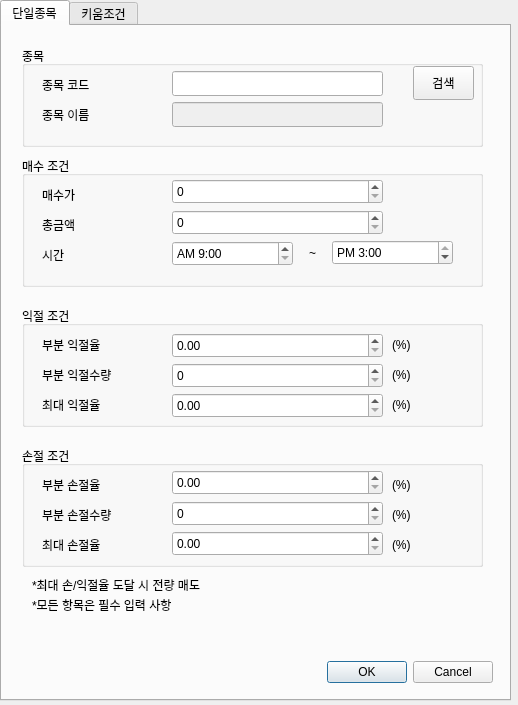
<?xml version="1.0" encoding="UTF-8"?>
<ui version="4.0">
 <class>Dialog</class>
 <widget class="QDialog" name="Dialog">
  <property name="geometry">
   <rect>
    <x>0</x>
    <y>0</y>
    <width>518</width>
    <height>705</height>
   </rect>
  </property>
  <property name="windowTitle">
   <string>조건 등록</string>
  </property>
  <widget class="QTabWidget" name="tabWidget">
   <property name="geometry">
    <rect>
     <x>0</x>
     <y>0</y>
     <width>511</width>
     <height>701</height>
    </rect>
   </property>
   <property name="tabPosition">
    <enum>QTabWidget::North</enum>
   </property>
   <property name="currentIndex">
    <number>0</number>
   </property>
   <widget class="QWidget" name="tab">
    <attribute name="title">
     <string>단일종목</string>
    </attribute>
    <widget class="QGroupBox" name="groupBox">
     <property name="geometry">
      <rect>
       <x>20</x>
       <y>20</y>
       <width>461</width>
       <height>101</height>
      </rect>
     </property>
     <property name="title">
      <string>종목</string>
     </property>
     <widget class="QLabel" name="label_2">
      <property name="geometry">
       <rect>
        <x>20</x>
        <y>60</y>
        <width>111</width>
        <height>18</height>
       </rect>
      </property>
      <property name="text">
       <string>종목 이름</string>
      </property>
     </widget>
     <widget class="QLabel" name="label">
      <property name="geometry">
       <rect>
        <x>20</x>
        <y>30</y>
        <width>111</width>
        <height>18</height>
       </rect>
      </property>
      <property name="text">
       <string>종목 코드</string>
      </property>
     </widget>
     <widget class="QPushButton" name="bt_searchCode">
      <property name="geometry">
       <rect>
        <x>391</x>
        <y>20</y>
        <width>61</width>
        <height>34</height>
       </rect>
      </property>
      <property name="text">
       <string>검색</string>
      </property>
     </widget>
     <widget class="QLineEdit" name="et_code">
      <property name="geometry">
       <rect>
        <x>150</x>
        <y>25</y>
        <width>211</width>
        <height>25</height>
       </rect>
      </property>
     </widget>
     <widget class="QLineEdit" name="tv_codeName">
      <property name="enabled">
       <bool>false</bool>
      </property>
      <property name="geometry">
       <rect>
        <x>150</x>
        <y>56</y>
        <width>211</width>
        <height>25</height>
       </rect>
      </property>
     </widget>
    </widget>
    <widget class="QGroupBox" name="groupBox_2">
     <property name="geometry">
      <rect>
       <x>20</x>
       <y>130</y>
       <width>461</width>
       <height>131</height>
      </rect>
     </property>
     <property name="title">
      <string>매수 조건</string>
     </property>
     <widget class="QLabel" name="label_3">
      <property name="geometry">
       <rect>
        <x>20</x>
        <y>60</y>
        <width>77</width>
        <height>18</height>
       </rect>
      </property>
      <property name="text">
       <string>총금액</string>
      </property>
     </widget>
     <widget class="QLabel" name="label_4">
      <property name="geometry">
       <rect>
        <x>20</x>
        <y>30</y>
        <width>77</width>
        <height>18</height>
       </rect>
      </property>
      <property name="text">
       <string>매수가</string>
      </property>
     </widget>
     <widget class="QLabel" name="label_6">
      <property name="geometry">
       <rect>
        <x>20</x>
        <y>90</y>
        <width>77</width>
        <height>18</height>
       </rect>
      </property>
      <property name="text">
       <string>시간</string>
      </property>
     </widget>
     <widget class="QDateTimeEdit" name="et_buyStartTime">
      <property name="geometry">
       <rect>
        <x>150</x>
        <y>85</y>
        <width>121</width>
        <height>25</height>
       </rect>
      </property>
      <property name="date">
       <date>
        <year>1999</year>
        <month>1</month>
        <day>1</day>
       </date>
      </property>
      <property name="time">
       <time>
        <hour>9</hour>
        <minute>0</minute>
        <second>0</second>
       </time>
      </property>
      <property name="displayFormat">
       <string>AP h:mm</string>
      </property>
     </widget>
     <widget class="QDateTimeEdit" name="et_buyEndTime">
      <property name="geometry">
       <rect>
        <x>310</x>
        <y>84</y>
        <width>121</width>
        <height>25</height>
       </rect>
      </property>
      <property name="date">
       <date>
        <year>1999</year>
        <month>1</month>
        <day>1</day>
       </date>
      </property>
      <property name="time">
       <time>
        <hour>15</hour>
        <minute>0</minute>
        <second>0</second>
       </time>
      </property>
      <property name="minimumDateTime">
       <datetime>
        <hour>0</hour>
        <minute>0</minute>
        <second>0</second>
        <year>1999</year>
        <month>1</month>
        <day>1</day>
       </datetime>
      </property>
      <property name="displayFormat">
       <string>AP h:mm</string>
      </property>
     </widget>
     <widget class="QLabel" name="label_7">
      <property name="geometry">
       <rect>
        <x>287</x>
        <y>88</y>
        <width>21</width>
        <height>18</height>
       </rect>
      </property>
      <property name="text">
       <string>~</string>
      </property>
     </widget>
     <widget class="QSpinBox" name="et_buyPrice">
      <property name="geometry">
       <rect>
        <x>150</x>
        <y>23</y>
        <width>211</width>
        <height>25</height>
       </rect>
      </property>
      <property name="maximum">
       <number>1000000000</number>
      </property>
     </widget>
     <widget class="QSpinBox" name="et_totalBuyAmout">
      <property name="geometry">
       <rect>
        <x>150</x>
        <y>54</y>
        <width>211</width>
        <height>25</height>
       </rect>
      </property>
      <property name="maximum">
       <number>1000000000</number>
      </property>
      <property name="singleStep">
       <number>1</number>
      </property>
     </widget>
    </widget>
    <widget class="QLabel" name="label_10">
     <property name="geometry">
      <rect>
       <x>30</x>
       <y>550</y>
       <width>291</width>
       <height>18</height>
      </rect>
     </property>
     <property name="text">
      <string>*최대 손/익절율 도달 시 전량 매도</string>
     </property>
    </widget>
    <widget class="QGroupBox" name="groupBox_4">
     <property name="geometry">
      <rect>
       <x>20</x>
       <y>420</y>
       <width>461</width>
       <height>121</height>
      </rect>
     </property>
     <property name="title">
      <string>손절 조건</string>
     </property>
     <widget class="QLabel" name="label_11">
      <property name="geometry">
       <rect>
        <x>20</x>
        <y>60</y>
        <width>121</width>
        <height>18</height>
       </rect>
      </property>
      <property name="text">
       <string>부분 손절수량</string>
      </property>
     </widget>
     <widget class="QLabel" name="label_12">
      <property name="geometry">
       <rect>
        <x>20</x>
        <y>30</y>
        <width>101</width>
        <height>18</height>
       </rect>
      </property>
      <property name="text">
       <string>부분 손절율</string>
      </property>
     </widget>
     <widget class="QLabel" name="label_13">
      <property name="geometry">
       <rect>
        <x>20</x>
        <y>90</y>
        <width>101</width>
        <height>18</height>
       </rect>
      </property>
      <property name="text">
       <string>최대 손절율</string>
      </property>
     </widget>
     <widget class="QLabel" name="label_16">
      <property name="geometry">
       <rect>
        <x>370</x>
        <y>90</y>
        <width>41</width>
        <height>18</height>
       </rect>
      </property>
      <property name="text">
       <string>(%)</string>
      </property>
     </widget>
     <widget class="QLabel" name="label_17">
      <property name="geometry">
       <rect>
        <x>370</x>
        <y>60</y>
        <width>41</width>
        <height>18</height>
       </rect>
      </property>
      <property name="text">
       <string>(%)</string>
      </property>
     </widget>
     <widget class="QLabel" name="label_18">
      <property name="geometry">
       <rect>
        <x>370</x>
        <y>30</y>
        <width>41</width>
        <height>18</height>
       </rect>
      </property>
      <property name="text">
       <string>(%)</string>
      </property>
     </widget>
     <widget class="QDoubleSpinBox" name="et_lossRate">
      <property name="geometry">
       <rect>
        <x>150</x>
        <y>24</y>
        <width>211</width>
        <height>25</height>
       </rect>
      </property>
     </widget>
     <widget class="QDoubleSpinBox" name="et_maxLossRate">
      <property name="geometry">
       <rect>
        <x>150</x>
        <y>85</y>
        <width>211</width>
        <height>25</height>
       </rect>
      </property>
     </widget>
     <widget class="QSpinBox" name="et_lossRateVolume">
      <property name="geometry">
       <rect>
        <x>150</x>
        <y>55</y>
        <width>211</width>
        <height>25</height>
       </rect>
      </property>
      <property name="maximum">
       <number>100</number>
      </property>
      <property name="singleStep">
       <number>10</number>
      </property>
     </widget>
    </widget>
    <widget class="QGroupBox" name="groupBox_3">
     <property name="geometry">
      <rect>
       <x>20</x>
       <y>280</y>
       <width>461</width>
       <height>121</height>
      </rect>
     </property>
     <property name="title">
      <string>익절 조건</string>
     </property>
     <widget class="QLabel" name="label_5">
      <property name="geometry">
       <rect>
        <x>20</x>
        <y>60</y>
        <width>121</width>
        <height>18</height>
       </rect>
      </property>
      <property name="text">
       <string>부분 익절수량</string>
      </property>
     </widget>
     <widget class="QLabel" name="label_8">
      <property name="geometry">
       <rect>
        <x>20</x>
        <y>30</y>
        <width>101</width>
        <height>18</height>
       </rect>
      </property>
      <property name="text">
       <string>부분 익절율</string>
      </property>
     </widget>
     <widget class="QLabel" name="label_9">
      <property name="geometry">
       <rect>
        <x>20</x>
        <y>90</y>
        <width>101</width>
        <height>18</height>
       </rect>
      </property>
      <property name="text">
       <string>최대 익절율</string>
      </property>
     </widget>
     <widget class="QLabel" name="label_20">
      <property name="geometry">
       <rect>
        <x>370</x>
        <y>90</y>
        <width>41</width>
        <height>18</height>
       </rect>
      </property>
      <property name="text">
       <string>(%)</string>
      </property>
     </widget>
     <widget class="QLabel" name="label_21">
      <property name="geometry">
       <rect>
        <x>370</x>
        <y>60</y>
        <width>41</width>
        <height>18</height>
       </rect>
      </property>
      <property name="text">
       <string>(%)</string>
      </property>
     </widget>
     <widget class="QLabel" name="label_22">
      <property name="geometry">
       <rect>
        <x>370</x>
        <y>30</y>
        <width>41</width>
        <height>18</height>
       </rect>
      </property>
      <property name="text">
       <string>(%)</string>
      </property>
     </widget>
     <widget class="QDoubleSpinBox" name="et_profitRate">
      <property name="geometry">
       <rect>
        <x>150</x>
        <y>27</y>
        <width>211</width>
        <height>25</height>
       </rect>
      </property>
     </widget>
     <widget class="QDoubleSpinBox" name="et_maxProfitRate">
      <property name="geometry">
       <rect>
        <x>150</x>
        <y>87</y>
        <width>211</width>
        <height>25</height>
       </rect>
      </property>
     </widget>
     <widget class="QSpinBox" name="et_profitRateVolume">
      <property name="geometry">
       <rect>
        <x>150</x>
        <y>57</y>
        <width>211</width>
        <height>25</height>
       </rect>
      </property>
      <property name="maximum">
       <number>100</number>
      </property>
      <property name="singleStep">
       <number>10</number>
      </property>
     </widget>
    </widget>
    <widget class="QDialogButtonBox" name="bts_oneStock">
     <property name="geometry">
      <rect>
       <x>150</x>
       <y>630</y>
       <width>341</width>
       <height>32</height>
      </rect>
     </property>
     <property name="orientation">
      <enum>Qt::Horizontal</enum>
     </property>
     <property name="standardButtons">
      <set>QDialogButtonBox::Cancel|QDialogButtonBox::Ok</set>
     </property>
    </widget>
    <widget class="QLabel" name="label_14">
     <property name="geometry">
      <rect>
       <x>30</x>
       <y>570</y>
       <width>441</width>
       <height>18</height>
      </rect>
     </property>
     <property name="text">
      <string>*모든 항목은 필수 입력 사항</string>
     </property>
    </widget>
   </widget>
   <widget class="QWidget" name="tab_2">
    <attribute name="title">
     <string>키움조건</string>
    </attribute>
   </widget>
  </widget>
 </widget>
 <resources/>
 <connections>
  <connection>
   <sender>bts_oneStock</sender>
   <signal>accepted()</signal>
   <receiver>Dialog</receiver>
   <slot>accept()</slot>
   <hints>
    <hint type="sourcelabel">
     <x>248</x>
     <y>254</y>
    </hint>
    <hint type="destinationlabel">
     <x>157</x>
     <y>274</y>
    </hint>
   </hints>
  </connection>
  <connection>
   <sender>bts_oneStock</sender>
   <signal>rejected()</signal>
   <receiver>Dialog</receiver>
   <slot>reject()</slot>
   <hints>
    <hint type="sourcelabel">
     <x>316</x>
     <y>260</y>
    </hint>
    <hint type="destinationlabel">
     <x>286</x>
     <y>274</y>
    </hint>
   </hints>
  </connection>
 </connections>
</ui>
